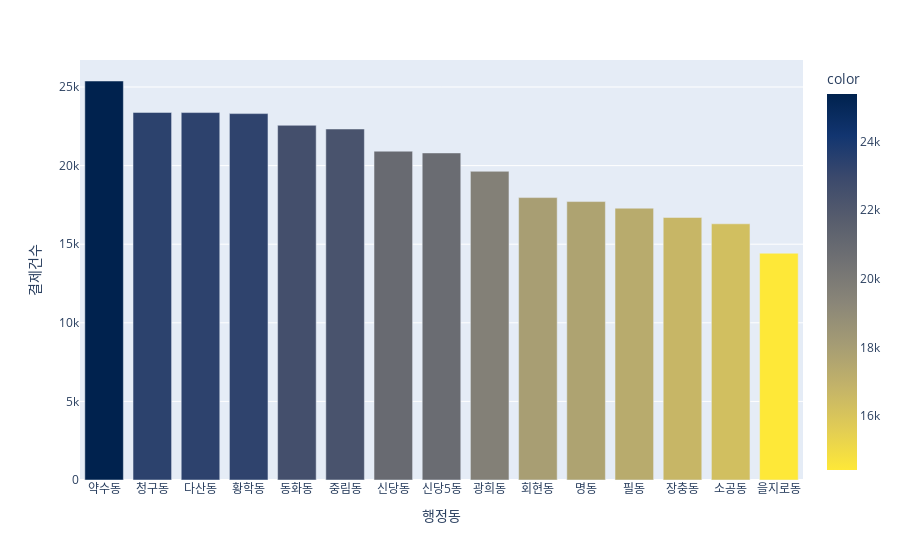

Notebook cell for this chart:
### Code cell
import plotly.express as px

value_cnt = jg_df['city_s'].value_counts()
# jg_df는 DataFrame 객체이며, 'city_s'는 시각화하고자 하는 열입니다.
fig = px.bar(value_cnt, x=value_cnt.index, y=value_cnt.values, color=jg_df['city_s'].value_counts().values, color_continuous_scale='Cividis_r')
fig.update_layout(xaxis_title='행정동', yaxis_title='결제건수')
# 그림을 보여주기
fig.show()

### Figure 1 — Plotly figure (JSON) as saved in the notebook; plotly's stock layout.template omitted (floating-point values rounded to 4 significant figures)
{"data": [{"alignmentgroup": "True", "hovertemplate": "city_s=%{x}<br>y=%{y}<br>color=%{marker.color}<extra></extra>", "legendgroup": "", "marker": {"color": [25382, 23383, 23374, 23308, 22564, 22328, 20917, 20805, 19637, 17965, 17712, 17290, 16702, 16297, 14425], "coloraxis": "coloraxis", "pattern": {"shape": ""}}, "name": "", "offsetgroup": "", "orientation": "v", "showlegend": false, "textposition": "auto", "type": "bar", "x": ["약수동", "청구동", "다산동", "황학동", "동화동", "중림동", "신당동", "신당5동", "광희동", "회현동", "명동", "필동", "장충동", "소공동", "을지로동"], "xaxis": "x", "y": [25382, 23383, 23374, 23308, 22564, 22328, 20917, 20805, 19637, 17965, 17712, 17290, 16702, 16297, 14425], "yaxis": "y"}], "layout": {"barmode": "relative", "coloraxis": {"colorbar": {"title": {"text": "color"}}, "colorscale": [[0, "#fee838"], [0.1111, "#e1cc55"], [0.2222, "#c3b369"], [0.3333, "#a59c74"], [0.4444, "#8a8678"], [0.5556, "#707173"], [0.6667, "#575d6d"], [0.7778, "#3b496c"], [0.8889, "#123570"], [1, "#00224e"]]}, "legend": {"tracegroupgap": 0}, "margin": {"t": 60}, "xaxis": {"anchor": "y", "domain": [0, 1], "title": {"text": "행정동"}}, "yaxis": {"anchor": "x", "domain": [0, 1], "title": {"text": "결제건수"}}}}
